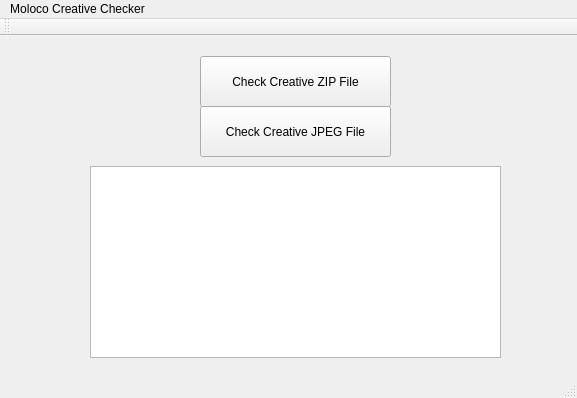
<?xml version="1.0" encoding="UTF-8"?>
<ui version="4.0">
 <class>MainWindow</class>
 <widget class="QMainWindow" name="MainWindow">
  <property name="geometry">
   <rect>
    <x>0</x>
    <y>0</y>
    <width>577</width>
    <height>398</height>
   </rect>
  </property>
  <property name="windowTitle">
   <string>MainWindow</string>
  </property>
  <widget class="QWidget" name="centralWidget">
   <widget class="QPushButton" name="btn_checker_zip">
    <property name="geometry">
     <rect>
      <x>200</x>
      <y>20</y>
      <width>191</width>
      <height>51</height>
     </rect>
    </property>
    <property name="text">
     <string>Check Creative ZIP File</string>
    </property>
   </widget>
   <widget class="QPushButton" name="btn_checker_jpeg">
    <property name="geometry">
     <rect>
      <x>200</x>
      <y>70</y>
      <width>191</width>
      <height>51</height>
     </rect>
    </property>
    <property name="text">
     <string>Check Creative JPEG File</string>
    </property>
   </widget>
   <widget class="QTextBrowser" name="result_txt_box">
    <property name="geometry">
     <rect>
      <x>90</x>
      <y>130</y>
      <width>411</width>
      <height>192</height>
     </rect>
    </property>
   </widget>
  </widget>
  <widget class="QMenuBar" name="menuBar">
   <property name="geometry">
    <rect>
     <x>0</x>
     <y>0</y>
     <width>577</width>
     <height>22</height>
    </rect>
   </property>
   <widget class="QMenu" name="menuMoloco_Creative_Checker">
    <property name="title">
     <string>Moloco Creative Checker</string>
    </property>
   </widget>
   <addaction name="menuMoloco_Creative_Checker"/>
  </widget>
  <widget class="QToolBar" name="mainToolBar">
   <attribute name="toolBarArea">
    <enum>TopToolBarArea</enum>
   </attribute>
   <attribute name="toolBarBreak">
    <bool>false</bool>
   </attribute>
  </widget>
  <widget class="QStatusBar" name="statusBar"/>
 </widget>
 <layoutdefault spacing="6" margin="11"/>
 <resources/>
 <connections/>
</ui>
